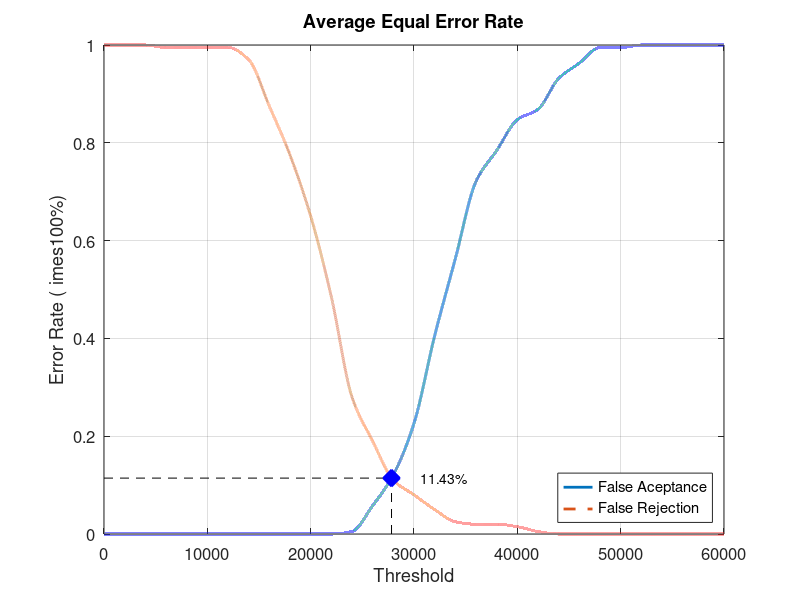
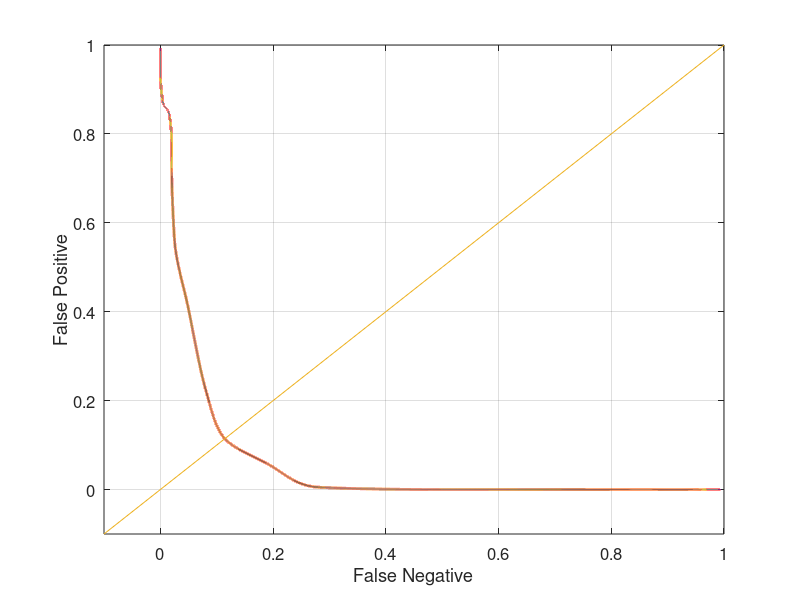

Recreate these plots in MATLAB, in order.
close all;
clear;
clc;
x = 0:2000:60000;
xq = 0:0.5:60000;

y0 = [0 0 0 0 0 0 0 0 0 0 0 0 0.00526316 0.0578947 0.121053 0.226316 0.405263 0.563158 0.721053 0.784211 0.847368 0.868421 0.931579 0.963158 0.994737 0.994737 1 1 1 1 1]
yy0 = interp1(x, y0, xq, 'pchip');
y1 = [1 1 1 0.995 0.995 0.995 0.995 0.97 0.875 0.775 0.65 0.485 0.28 0.19 0.11 0.08 0.05 0.025 0.02 0.02 0.015 0.005 0 0 0 0 0 0 0 0 0]
yy1 = interp1(x, y1, xq, 'pchip');

% Calculating EER: 
y2 = abs(y0 - y1);
find(y2 == min(y2))
yy2 = abs(yy0 - yy1);
xEER = find(yy2 == min(yy2));
xEERIndex = xq(xEER) % X-axis EER
yEER = yy0(xEER) % Y-axis EER

main = figure
plot(xq, yy0,'-','LineWidth', 2);	hold on
plot(xq, yy1,'--','LineWidth', 2);	hold on
plot([xEERIndex xEERIndex], [0 yEER], 'k--');	hold on
plot([0 xEERIndex], [yEER yEER], 'k--');	hold on
plot(xEERIndex, yEER, 'bx', 'LineWidth', 10);	hold on
text(xEERIndex + 10 * xEERIndex / 100, yEER, [num2str(round((10000 * yEER)) / 100) '%'])
legend('False Aceptance', 'False Rejection', 'Location', 'SouthEast')
xlabel('Threshold')
ylabel('Error Rate (	imes100%)')
title('Average Equal Error Rate')
set(gca, 'FontSize', 12)
axis([0 60000 0 1])
grid on

print(main, 'Database2_3Main', '-dpng');
FNRxFPR = figure('Color', [1 1 1]);
plot(yy1, yy0, '-', yy1, yy0, 'LineWidth', 2);
hold on
y = -0.1:0.1:1
plot(y, y); 
set(gca, 'FontSize', 12)
xlabel('False Negative')
ylabel('False Positive')
axis([-0.1 1 -0.1 1])
set(gca, 'FontSize', 12)
grid on

print(FNRxFPR, 'Database2_3FNRxFPR','-dpng');
